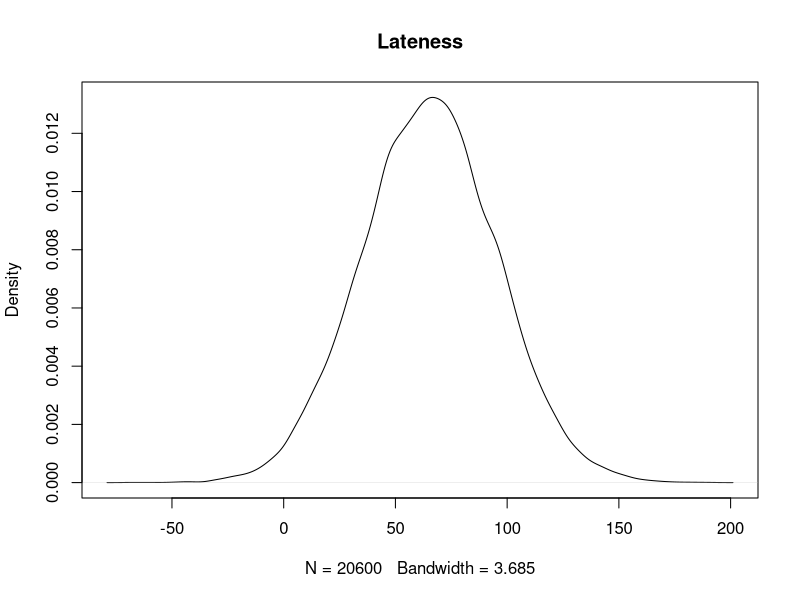
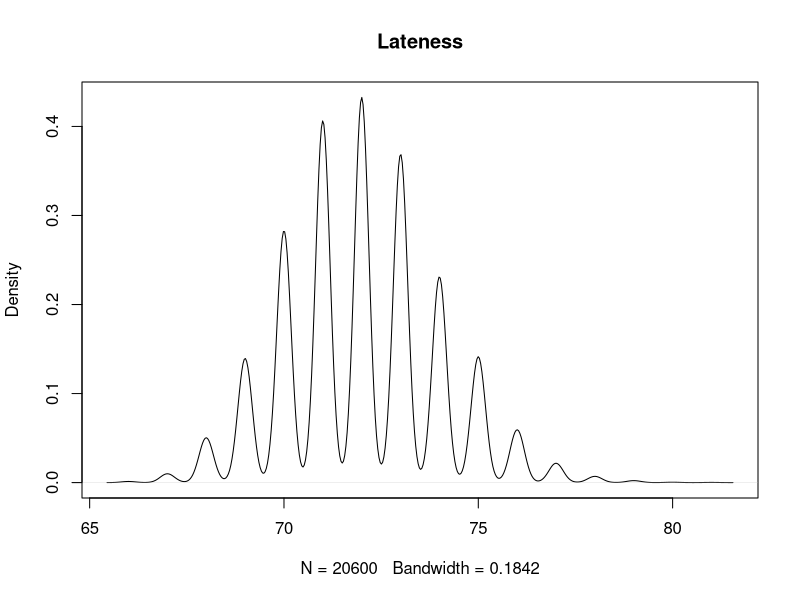
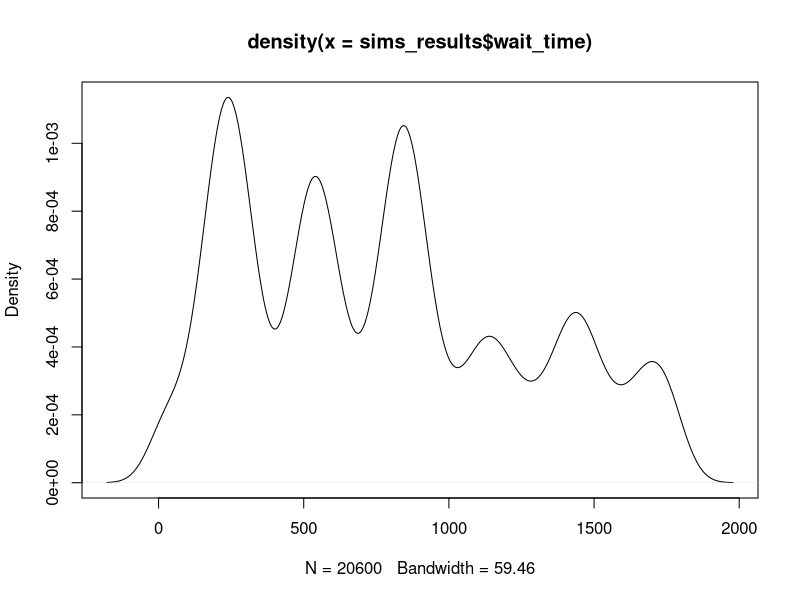
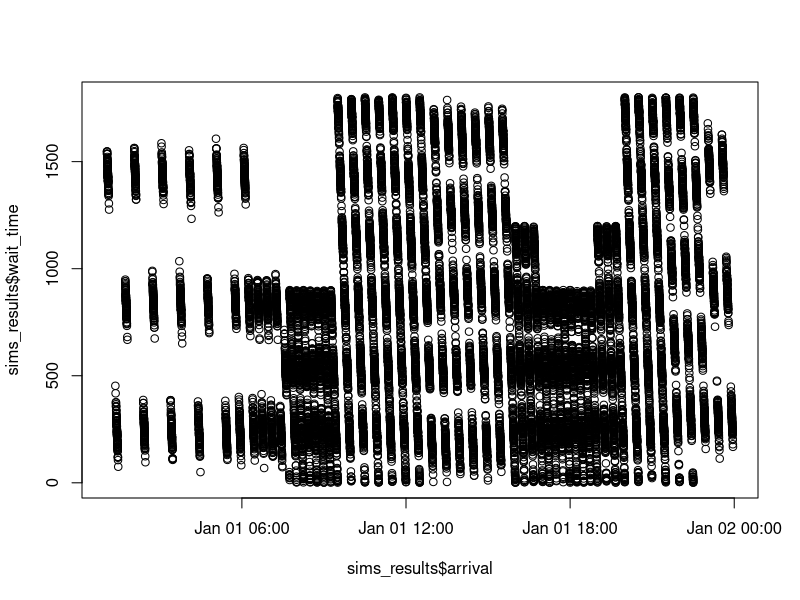
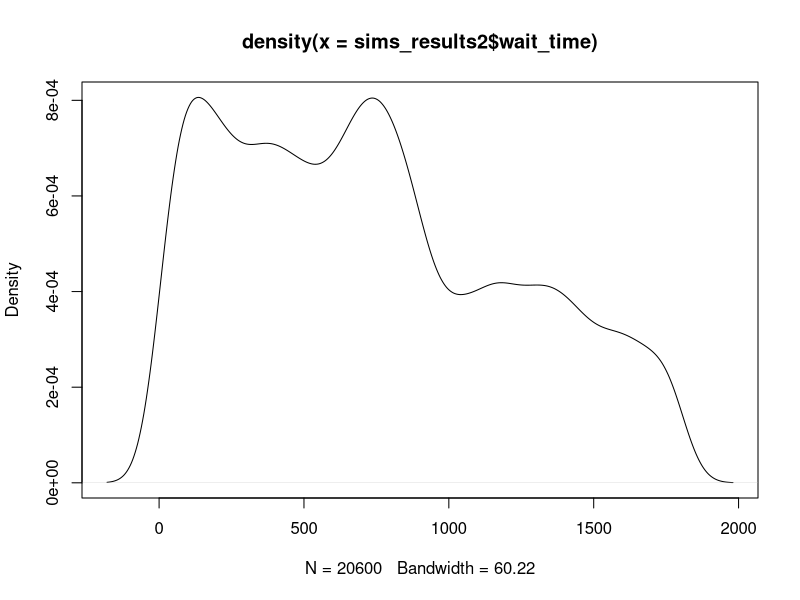
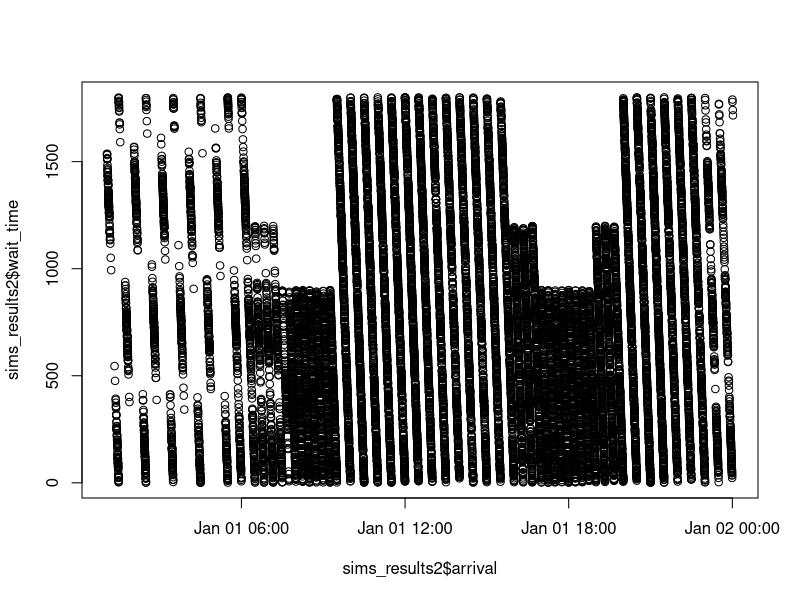
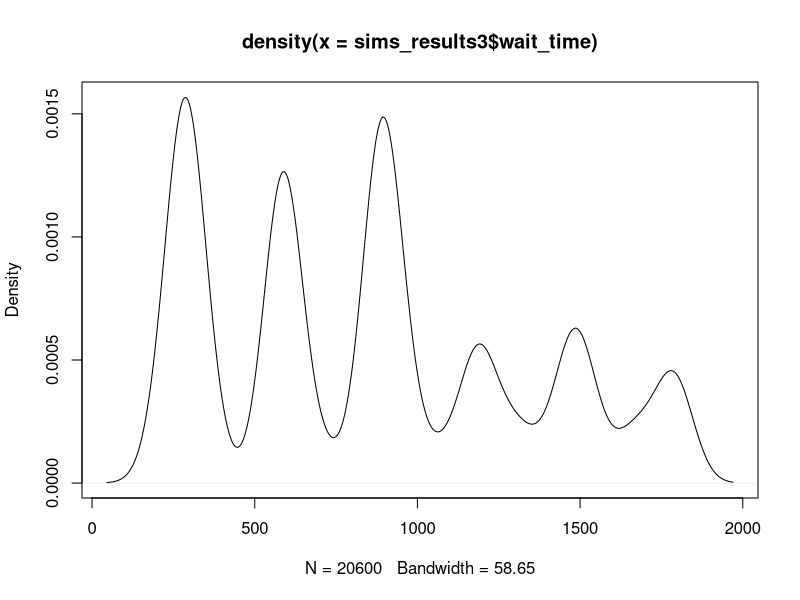
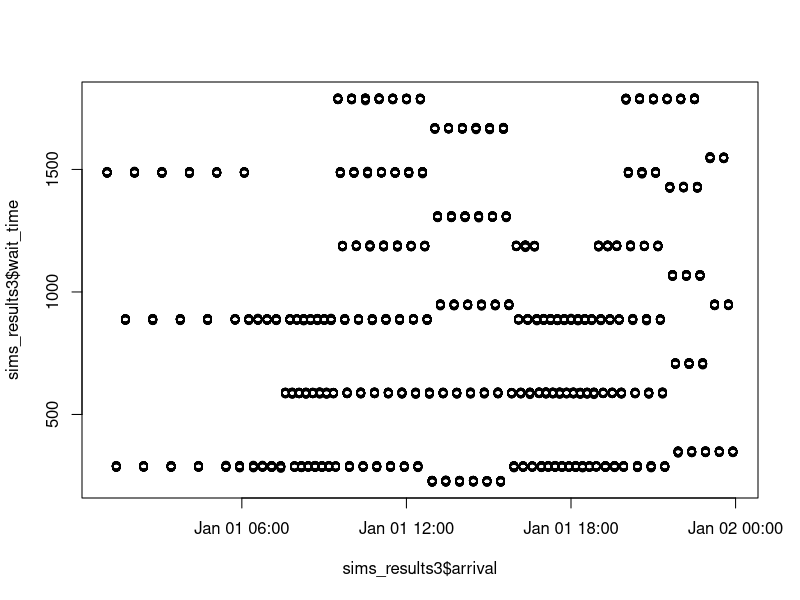

Reproduce these figures in R, in order.
## ---- chunk 1
knitr::opts_chunk$set(echo = TRUE)
## ---- chunk 2
start_time <- as.POSIXct("2018-01-01 01:04:00")
# train is every 20 minutes until 5:40ish
diff <- 60*20
times <- NULL
for(i in 1:15){
  if(i == 1){
    times[i] <- start_time
  } else {
    prev <- i - 1
  times[i] <- times[prev] + diff
  }
}
# train is every 10 minutes until 7:25ish
diff <- 60*10
for(i in 16:27){
  prev <- i - 1
  times[i] <- times[prev] + diff
}
# train is every 4-6 minutes until 12:25ish (will go with 5 mins)
diff <- 60*5
for(i in 28:88){
  prev <- i - 1
  times[i] <- times[prev] + diff
}
# train is every 6 minutes until 3:51ish
diff <- 60*6
for(i in 89:119){
  prev <- i - 1
  times[i] <- times[prev] + diff
}
# train is every 4-6 minutes until 9:37ish (pm) (will go with 5 mins)
diff <- 60*5
for(i in 119:187){
  prev <- i - 1
  times[i] <- times[prev] + diff
}
# train is every 6 minutes until 11ish
diff <- 60*6
for(i in 187:200){
  prev <- i - 1
  times[i] <- times[prev] + diff
}
# train is every 10 minutes till 12:50ish
diff <- 60*10
for(i in 201:206){
  prev <- i - 1
  times[i] <- times[prev] + diff
}
# convert back to POSIX
class(times) <- c('POSIXt', 'POSIXct')
## ---- chunk 3
ferry_start <- as.POSIXct("2018-01-01 00:00:00")
# every half hour until 6:30 (then goes to 6:50)
diff <- 60*30
ferry_times <- NULL
for(i in 1:14){
  if(i == 1){
    ferry_times[i] <- ferry_start
  } else {
    prev <- i - 1
  ferry_times[i] <- ferry_times[prev] + diff
  }
}
# next 3 are every 20 minutes
diff <- 60*20
for(i in 15:17){
  prev <- i - 1
  ferry_times[i] <- ferry_times[prev] + diff
}
# every 15 minutes
diff <- 60*15
for(i in 18:25){
  prev <- i - 1
  ferry_times[i] <- ferry_times[prev] + diff
    
}
# every 30 minutes
diff <- 60*30
for(i in 26:38){
  prev <- i - 1
  ferry_times[i] <- ferry_times[prev] + diff
}
# every 20 minutes
diff <- 60*20
for(i in 39:41){
  prev <- i - 1
  ferry_times[i] <- ferry_times[prev] + diff
}
# every 15 minutes
diff <- 60*15
for(i in 42:49){
  prev <- i - 1
  ferry_times[i] <- ferry_times[prev] + diff
}
# every 20 minutes
diff <- 60*20
for(i in 50:52){
  prev <- i - 1
  ferry_times[i] <- ferry_times[prev] + diff
}
# every 30 minutes
diff <- 60*30
for(i in 53:61){
  prev <- i - 1
  ferry_times[i] <- ferry_times[prev] + diff
}
# Convert back to time
class(ferry_times) <- c('POSIXt', 'POSIXct')
## ---- chunk 4
norm_sims <- function(days,noise_mean, noise_sd, seed){
  # Initiate data frame
  data <- NULL
  # Create timestamps for given # of days
  data$schedule <- rep(times,days)
  # Add in the day id
  data$dayid <- rep(1:days, each = length(times))
  
  # Create the noise term (in seconds)
  set.seed(seed)
  data$noise <- rnorm(length(data$schedule),noise_mean,noise_sd)
  # Round for time 
  data$noise <- round(data$noise,0)
  
  # Create updated arrival time
  data$arrival <- data$schedule + data$noise
  
  # return the data
  return(as.data.frame(data))
}
## ---- chunk 5
sim1 <- norm_sims(days = 100, noise_mean = 65, noise_sd = 30, seed = 10314)

summary(sim1$noise)
plot(density(sim1$noise), main = "Lateness")
## ---- chunk 6
beta_sims <- function(days,noise_beta, noise_alpha, seed){
  # Initiate data frame
  data <- NULL
  # Create timestamps for given # of days
  data$schedule <- rep(times,days)
  # Add in the day id
  data$dayid <- rep(1:days, each = length(times))
  
  # Create the noise term (in seconds)
  set.seed(seed)
  data$noise <- rbeta(length(data$schedule),shape2 = noise_beta,shape1 = noise_alpha)
   # Convert to seconds
  data$noise <- data$noise*60 + 60
  # Round for time 
  data$noise <- round(data$noise,0)

  # Create updated arrival time
  data$arrival <- data$schedule + data$noise
  
  # return the data
  return(as.data.frame(data))
}
## ---- chunk 7
sim1 <- beta_sims(days = 100, noise_beta = 120, noise_alpha = 30, seed = 10314)

summary(sim1$noise)
plot(density(sim1$noise), main = "Lateness")
## ---- chunk 8
get_wait <- function(data){
  ## Step 1: Find the closest ferry
  closest_ferry <- unlist(lapply(data$arrival, FUN = function(x) min(which((ferry_times - x)>0))))

  data$closest_ferry <- closest_ferry
  
  ## Step 2: Get ferry time stamp
  ferry_timestamp <- unlist(lapply(data$closest_ferry, FUN = function(x)ferry_times[x]))
  data$ferry_departure <- ferry_timestamp
  class(data$ferry_departure) <- c('POSIXt', 'POSIXct')
  
  ## Step 3: Obtain wait times
  data$wait_time <- as.numeric(data$ferry_departure - data$arrival)
  
  # if it looks like it's in minutes, change to seconds
  if(mean(data$wait_time)<120){
      data$wait_time <- data$wait_time*60
  } else {
    
  }

  ## Step 4: Obtain scheduled wait times
  data$wait_time_predicted <- as.numeric(data$ferry_departure - data$schedule)*60
  
  ## Step 5: Obtain scheduled closest ferries
  data$closest_ferry_predicted <- unlist(lapply(data$schedule, FUN = function(x) min(which((ferry_times - x)>0))))

  ## Step 6: Get the predicted ferry connections
  data$ferry_predicted <- unlist(lapply(data$closest_ferry, FUN = function(x)ferry_times[x]))

class(data$ferry_predicted) <- c('POSIXt', 'POSIXct')

return(data)
}
## ---- chunk 9
sims <- norm_sims(days = 100, noise_mean = 120, noise_sd = 60, seed = 10314)
sims_results <- get_wait(sims)

summary(sims_results$wait_time)
# % different from their actual connections?
sum(sims_results$closest_ferry==sims_results$closest_ferry_predicted)/dim(sims_results)[1]

# graph it
plot(density(sims_results$wait_time))
plot(y = sims_results$wait_time, x = sims_results$arrival)
## ---- chunk 10
sims2 <- norm_sims(days = 100, noise_mean = 240, noise_sd = 120, seed = 10314)
sims_results2 <- get_wait(sims2)

# NOTE: current issue coming from some dates being made that are pushed onto the next day. Solution: added 12:30am ferry for next day so that it'll recognize that time stamp as teh closest

summary(sims_results2$wait_time)
# % different from their actual connections?
sum(sims_results2$closest_ferry==sims_results2$closest_ferry_predicted)/dim(sims_results2)[1]

# graph it
plot(density(sims_results2$wait_time))
plot(y = sims_results2$wait_time, x = sims_results2$arrival)
## ---- chunk 11
sims3 <- beta_sims(days = 100, noise_beta = 120, noise_alpha = 30, seed = 10314)
sims_results3 <- get_wait(sims3)

summary(sims_results3$wait_time)
# % different from their actual connections?
sum(sims_results3$closest_ferry==sims_results3$closest_ferry_predicted)/dim(sims_results3)[1]

# graph it
plot(density(sims_results3$wait_time))
plot(y = sims_results3$wait_time, x = sims_results3$arrival)
